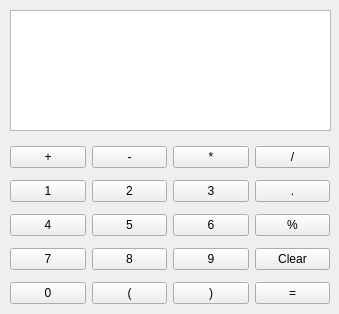
<?xml version="1.0" encoding="UTF-8"?>
<ui version="4.0">
 <class>CaculatorWin</class>
 <widget class="QWidget" name="CaculatorWin">
  <property name="geometry">
   <rect>
    <x>0</x>
    <y>0</y>
    <width>339</width>
    <height>314</height>
   </rect>
  </property>
  <property name="windowTitle">
   <string>计算器</string>
  </property>
  <property name="windowIcon">
   <iconset>
    <normaloff>C:/Users/jwp/资源/cal.jpg</normaloff>C:/Users/jwp/资源/cal.jpg</iconset>
  </property>
  <widget class="QWidget" name="gridLayoutWidget">
   <property name="geometry">
    <rect>
     <x>10</x>
     <y>140</y>
     <width>320</width>
     <height>170</height>
    </rect>
   </property>
   <layout class="QGridLayout" name="gridLayout_2">
    <item row="2" column="3">
     <widget class="QPushButton" name="pushButton_dot">
      <property name="text">
       <string>.</string>
      </property>
     </widget>
    </item>
    <item row="0" column="2">
     <widget class="QPushButton" name="pushButton_Multiply">
      <property name="text">
       <string>*</string>
      </property>
     </widget>
    </item>
    <item row="6" column="0">
     <widget class="QPushButton" name="pushButton0">
      <property name="text">
       <string>0</string>
      </property>
     </widget>
    </item>
    <item row="0" column="3">
     <widget class="QPushButton" name="pushButton_div">
      <property name="text">
       <string>/</string>
      </property>
     </widget>
    </item>
    <item row="6" column="1">
     <widget class="QPushButton" name="pushButton_leftbrackets">
      <property name="text">
       <string>(</string>
      </property>
     </widget>
    </item>
    <item row="3" column="1">
     <widget class="QPushButton" name="pushButton5">
      <property name="text">
       <string>5</string>
      </property>
     </widget>
    </item>
    <item row="3" column="3">
     <widget class="QPushButton" name="pushButton_mod">
      <property name="text">
       <string>%</string>
      </property>
     </widget>
    </item>
    <item row="2" column="2">
     <widget class="QPushButton" name="pushButton3">
      <property name="text">
       <string>3</string>
      </property>
     </widget>
    </item>
    <item row="0" column="0">
     <widget class="QPushButton" name="pushButton_Add">
      <property name="text">
       <string>+</string>
      </property>
     </widget>
    </item>
    <item row="2" column="0">
     <widget class="QPushButton" name="pushButton1">
      <property name="text">
       <string>1</string>
      </property>
     </widget>
    </item>
    <item row="4" column="2">
     <widget class="QPushButton" name="pushButton9">
      <property name="text">
       <string>9</string>
      </property>
     </widget>
    </item>
    <item row="4" column="1">
     <widget class="QPushButton" name="pushButton8">
      <property name="text">
       <string>8</string>
      </property>
     </widget>
    </item>
    <item row="6" column="2">
     <widget class="QPushButton" name="pushButton_rightbrackets">
      <property name="text">
       <string>)</string>
      </property>
     </widget>
    </item>
    <item row="3" column="2">
     <widget class="QPushButton" name="pushButton6">
      <property name="text">
       <string>6</string>
      </property>
     </widget>
    </item>
    <item row="3" column="0">
     <widget class="QPushButton" name="pushButton4">
      <property name="text">
       <string>4</string>
      </property>
     </widget>
    </item>
    <item row="2" column="1">
     <widget class="QPushButton" name="pushButton2">
      <property name="text">
       <string>2</string>
      </property>
     </widget>
    </item>
    <item row="0" column="1">
     <widget class="QPushButton" name="pushButton_Minus">
      <property name="text">
       <string>-</string>
      </property>
     </widget>
    </item>
    <item row="4" column="0">
     <widget class="QPushButton" name="pushButton7">
      <property name="text">
       <string>7</string>
      </property>
     </widget>
    </item>
    <item row="6" column="3">
     <widget class="QPushButton" name="pushButton_Cal">
      <property name="text">
       <string>=</string>
      </property>
     </widget>
    </item>
    <item row="4" column="3">
     <widget class="QPushButton" name="pushButton_Clear">
      <property name="text">
       <string>Clear</string>
      </property>
     </widget>
    </item>
   </layout>
  </widget>
  <widget class="QTextBrowser" name="CalculatorDisplay">
   <property name="geometry">
    <rect>
     <x>10</x>
     <y>10</y>
     <width>321</width>
     <height>121</height>
    </rect>
   </property>
  </widget>
 </widget>
 <resources/>
 <connections>
  <connection>
   <sender>pushButton_Add</sender>
   <signal>clicked()</signal>
   <receiver>CaculatorWin</receiver>
   <slot>CalObjPressed()</slot>
   <hints>
    <hint type="sourcelabel">
     <x>55</x>
     <y>160</y>
    </hint>
    <hint type="destinationlabel">
     <x>3</x>
     <y>113</y>
    </hint>
   </hints>
  </connection>
  <connection>
   <sender>pushButton_Minus</sender>
   <signal>clicked()</signal>
   <receiver>CaculatorWin</receiver>
   <slot>CalObjPressed()</slot>
   <hints>
    <hint type="sourcelabel">
     <x>115</x>
     <y>159</y>
    </hint>
    <hint type="destinationlabel">
     <x>3</x>
     <y>139</y>
    </hint>
   </hints>
  </connection>
  <connection>
   <sender>pushButton_Multiply</sender>
   <signal>clicked()</signal>
   <receiver>CaculatorWin</receiver>
   <slot>CalObjPressed()</slot>
   <hints>
    <hint type="sourcelabel">
     <x>204</x>
     <y>156</y>
    </hint>
    <hint type="destinationlabel">
     <x>336</x>
     <y>128</y>
    </hint>
   </hints>
  </connection>
  <connection>
   <sender>pushButton_div</sender>
   <signal>clicked()</signal>
   <receiver>CaculatorWin</receiver>
   <slot>CalObjPressed()</slot>
   <hints>
    <hint type="sourcelabel">
     <x>277</x>
     <y>155</y>
    </hint>
    <hint type="destinationlabel">
     <x>336</x>
     <y>98</y>
    </hint>
   </hints>
  </connection>
  <connection>
   <sender>pushButton1</sender>
   <signal>clicked()</signal>
   <receiver>CaculatorWin</receiver>
   <slot>CalObjPressed()</slot>
   <hints>
    <hint type="sourcelabel">
     <x>72</x>
     <y>189</y>
    </hint>
    <hint type="destinationlabel">
     <x>336</x>
     <y>157</y>
    </hint>
   </hints>
  </connection>
  <connection>
   <sender>pushButton2</sender>
   <signal>clicked()</signal>
   <receiver>CaculatorWin</receiver>
   <slot>CalObjPressed()</slot>
   <hints>
    <hint type="sourcelabel">
     <x>137</x>
     <y>187</y>
    </hint>
    <hint type="destinationlabel">
     <x>336</x>
     <y>163</y>
    </hint>
   </hints>
  </connection>
  <connection>
   <sender>pushButton3</sender>
   <signal>clicked()</signal>
   <receiver>CaculatorWin</receiver>
   <slot>CalObjPressed()</slot>
   <hints>
    <hint type="sourcelabel">
     <x>222</x>
     <y>184</y>
    </hint>
    <hint type="destinationlabel">
     <x>336</x>
     <y>84</y>
    </hint>
   </hints>
  </connection>
  <connection>
   <sender>pushButton_dot</sender>
   <signal>clicked()</signal>
   <receiver>CaculatorWin</receiver>
   <slot>CalObjPressed()</slot>
   <hints>
    <hint type="sourcelabel">
     <x>301</x>
     <y>184</y>
    </hint>
    <hint type="destinationlabel">
     <x>336</x>
     <y>57</y>
    </hint>
   </hints>
  </connection>
  <connection>
   <sender>pushButton4</sender>
   <signal>clicked()</signal>
   <receiver>CaculatorWin</receiver>
   <slot>CalObjPressed()</slot>
   <hints>
    <hint type="sourcelabel">
     <x>38</x>
     <y>219</y>
    </hint>
    <hint type="destinationlabel">
     <x>336</x>
     <y>40</y>
    </hint>
   </hints>
  </connection>
  <connection>
   <sender>pushButton5</sender>
   <signal>clicked()</signal>
   <receiver>CaculatorWin</receiver>
   <slot>CalObjPressed()</slot>
   <hints>
    <hint type="sourcelabel">
     <x>110</x>
     <y>221</y>
    </hint>
    <hint type="destinationlabel">
     <x>336</x>
     <y>29</y>
    </hint>
   </hints>
  </connection>
  <connection>
   <sender>pushButton6</sender>
   <signal>clicked()</signal>
   <receiver>CaculatorWin</receiver>
   <slot>CalObjPressed()</slot>
   <hints>
    <hint type="sourcelabel">
     <x>194</x>
     <y>221</y>
    </hint>
    <hint type="destinationlabel">
     <x>336</x>
     <y>22</y>
    </hint>
   </hints>
  </connection>
  <connection>
   <sender>pushButton_mod</sender>
   <signal>clicked()</signal>
   <receiver>CaculatorWin</receiver>
   <slot>CalObjPressed()</slot>
   <hints>
    <hint type="sourcelabel">
     <x>269</x>
     <y>223</y>
    </hint>
    <hint type="destinationlabel">
     <x>336</x>
     <y>8</y>
    </hint>
   </hints>
  </connection>
  <connection>
   <sender>pushButton7</sender>
   <signal>clicked()</signal>
   <receiver>CaculatorWin</receiver>
   <slot>CalObjPressed()</slot>
   <hints>
    <hint type="sourcelabel">
     <x>60</x>
     <y>255</y>
    </hint>
    <hint type="destinationlabel">
     <x>336</x>
     <y>192</y>
    </hint>
   </hints>
  </connection>
  <connection>
   <sender>pushButton8</sender>
   <signal>clicked()</signal>
   <receiver>CaculatorWin</receiver>
   <slot>CalObjPressed()</slot>
   <hints>
    <hint type="sourcelabel">
     <x>129</x>
     <y>252</y>
    </hint>
    <hint type="destinationlabel">
     <x>336</x>
     <y>219</y>
    </hint>
   </hints>
  </connection>
  <connection>
   <sender>pushButton9</sender>
   <signal>clicked()</signal>
   <receiver>CaculatorWin</receiver>
   <slot>CalObjPressed()</slot>
   <hints>
    <hint type="sourcelabel">
     <x>226</x>
     <y>252</y>
    </hint>
    <hint type="destinationlabel">
     <x>336</x>
     <y>244</y>
    </hint>
   </hints>
  </connection>
  <connection>
   <sender>pushButton0</sender>
   <signal>clicked()</signal>
   <receiver>CaculatorWin</receiver>
   <slot>CalObjPressed()</slot>
   <hints>
    <hint type="sourcelabel">
     <x>37</x>
     <y>287</y>
    </hint>
    <hint type="destinationlabel">
     <x>29</x>
     <y>313</y>
    </hint>
   </hints>
  </connection>
  <connection>
   <sender>pushButton_leftbrackets</sender>
   <signal>clicked()</signal>
   <receiver>CaculatorWin</receiver>
   <slot>CalObjPressed()</slot>
   <hints>
    <hint type="sourcelabel">
     <x>104</x>
     <y>289</y>
    </hint>
    <hint type="destinationlabel">
     <x>98</x>
     <y>313</y>
    </hint>
   </hints>
  </connection>
  <connection>
   <sender>pushButton_rightbrackets</sender>
   <signal>clicked()</signal>
   <receiver>CaculatorWin</receiver>
   <slot>CalObjPressed()</slot>
   <hints>
    <hint type="sourcelabel">
     <x>194</x>
     <y>292</y>
    </hint>
    <hint type="destinationlabel">
     <x>190</x>
     <y>313</y>
    </hint>
   </hints>
  </connection>
  <connection>
   <sender>pushButton_Cal</sender>
   <signal>clicked()</signal>
   <receiver>CaculatorWin</receiver>
   <slot>ExecuteCalculate()</slot>
   <hints>
    <hint type="sourcelabel">
     <x>279</x>
     <y>288</y>
    </hint>
    <hint type="destinationlabel">
     <x>277</x>
     <y>313</y>
    </hint>
   </hints>
  </connection>
  <connection>
   <sender>pushButton_Clear</sender>
   <signal>clicked()</signal>
   <receiver>CaculatorWin</receiver>
   <slot>ClearInput()</slot>
   <hints>
    <hint type="sourcelabel">
     <x>306</x>
     <y>257</y>
    </hint>
    <hint type="destinationlabel">
     <x>336</x>
     <y>304</y>
    </hint>
   </hints>
  </connection>
 </connections>
 <slots>
  <slot>digitPressed()</slot>
  <slot>digitPressed(digit)</slot>
  <slot>CalObjPressed()</slot>
  <slot>ExecuteCalculate()</slot>
  <slot>ClearInput()</slot>
 </slots>
</ui>
